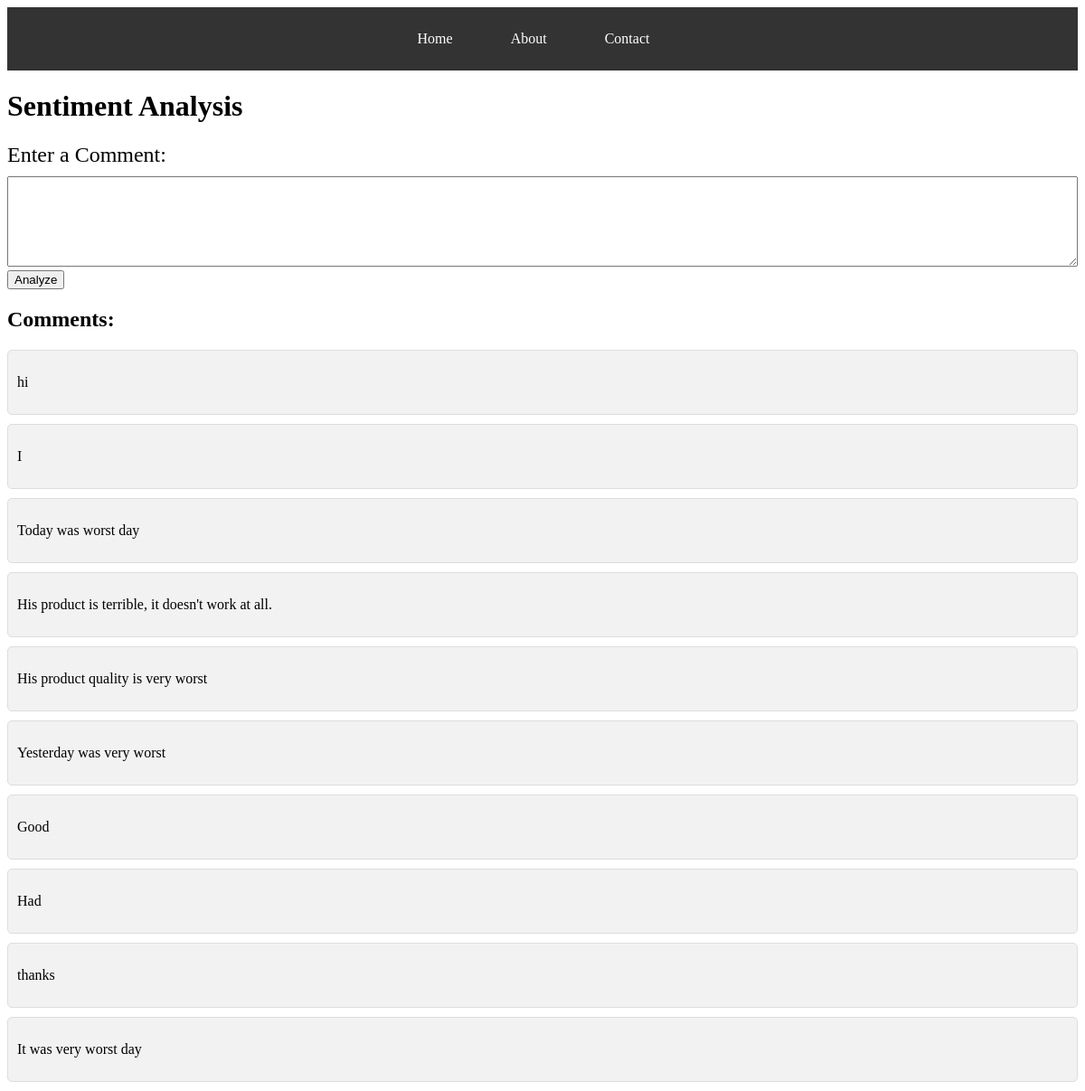
Before: /home (signed in) with the older database file.
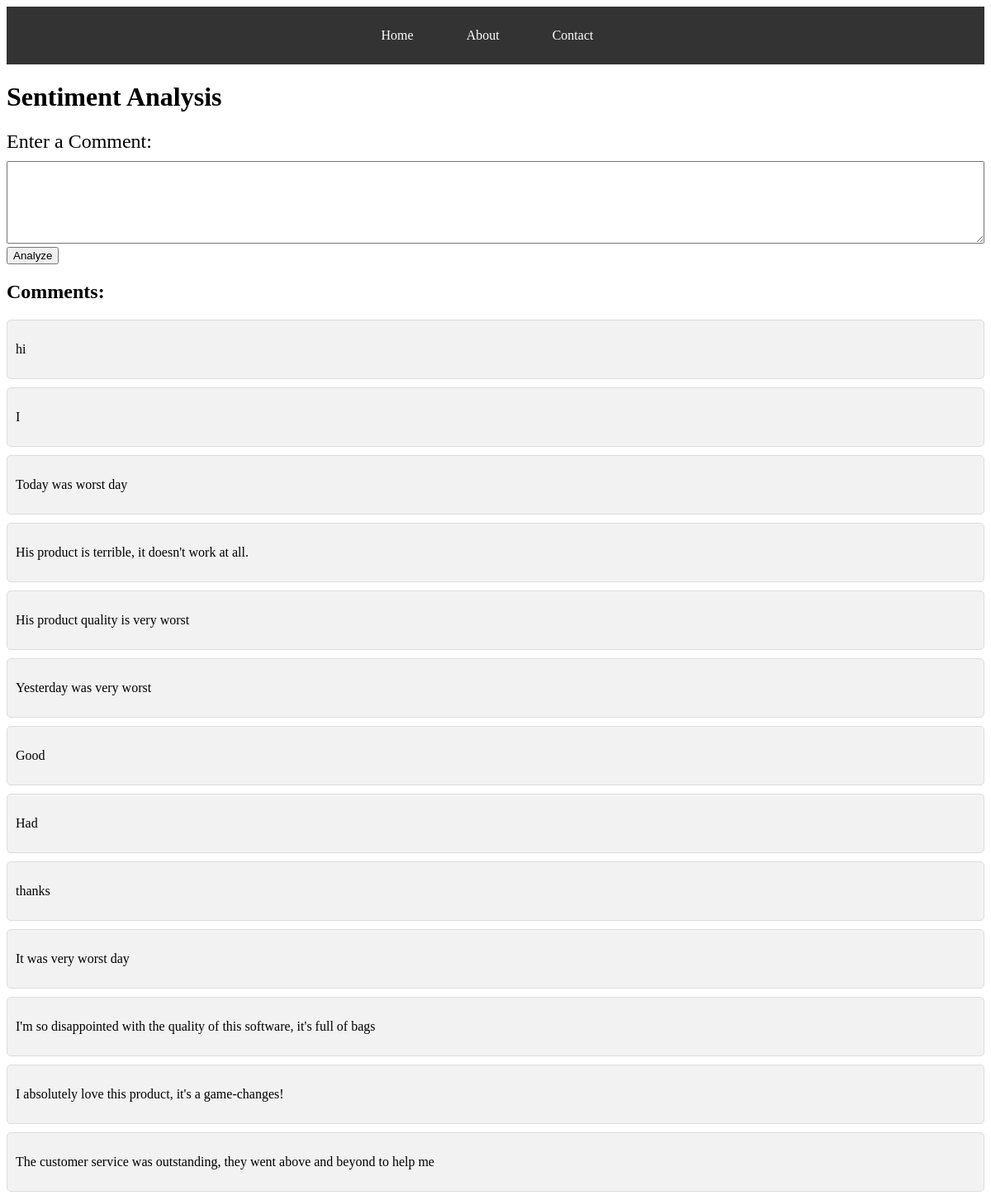
After: the same page with the newer database file.
### db.py (models this page shows)
class Comment(db.Model):
    id = db.Column(db.Integer, primary_key=True)
    user = db.Column(db.String(80), nullable=False)
    text = db.Column(db.String(500), nullable=False)
    sentiment = db.Column(db.Float)
    sentiment_label = db.Column(db.String(10))
    date = db.Column(Date, default=datetime.utcnow().date())

### route.py (the view, shortened to what this page needs)
@app.route('/home', methods=['GET', 'POST'])
@login_required
def home():
    if current_user.role == 'admin':
        comments = Comment.query.all()
        return render_template('index.html', comments=comments)
    else:
        comments = Comment.query.all()
        return render_template('user.html', comments=comments)

### route.py (called while the page is built)
@login_manager.user_loader
def load_user(user_id):
    return User.query.get(int(user_id))

### templates/user.html (shortened to what this page needs)
<!DOCTYPE html>
<html>
<head>
</head>
<body>
    <nav>
        <ul>
            <li><a href="/">Home</a></li>
            <li><a href="/about">About</a></li>
            <li><a href="/contact">Contact</a></li>
        </ul>
    </nav>
    <h1>Sentiment Analysis</h1>
    <div>
        <form method="POST">
            <label class="info-text" for="user_comment">Enter a Comment:</label>
            <textarea name="user_comment" id="user_comment" required></textarea>
            <input type="submit" value="Analyze">
        </form>
    </div>
    <h2>Comments:</h2>
    {% for comment in comments %}
    <div class="comment">
        <p>{{ comment.text }}</p>
    </div>
    {% endfor %}
</body>
</html>

### templates/user.html (style rules this page uses)
nav { background-color: #333; color: #fff; padding: 10px 0; overflow: hidden; }
nav ul { list-style-type: none; padding: 0; text-align: center; }
nav ul li { display: inline; margin-right: 20px; }
nav ul li a { text-decoration: none; padding: 25px 20px; color: #fff; }
textarea { width: 100%; height: 100px; box-sizing: border-box; }
.info-text { margin-bottom: 10px; display: block; font-size: 24px; }
.comment { background-color: #f2f2f2; padding: 10px; margin-bottom: 10px; border: 1px solid #ddd; border-radius: 5px; }

Changed rows visible on the page:
added Comment: text "I'm so disappointed with the quality of this software, it's full of bags"
added Comment: text "I absolutely love this product, it's a game-changes!"
added Comment: text "The customer service was outstanding, they went above and beyond to help me"
